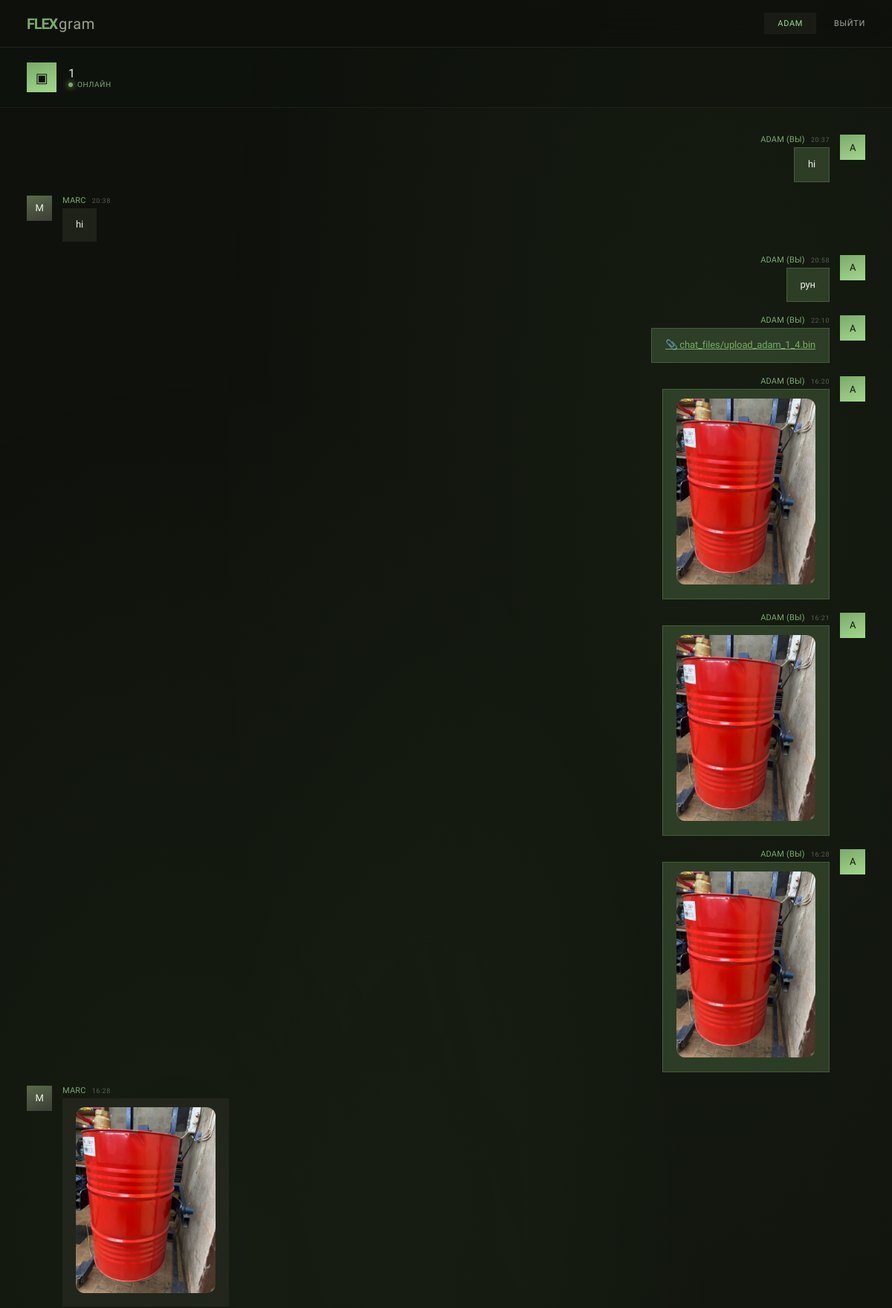
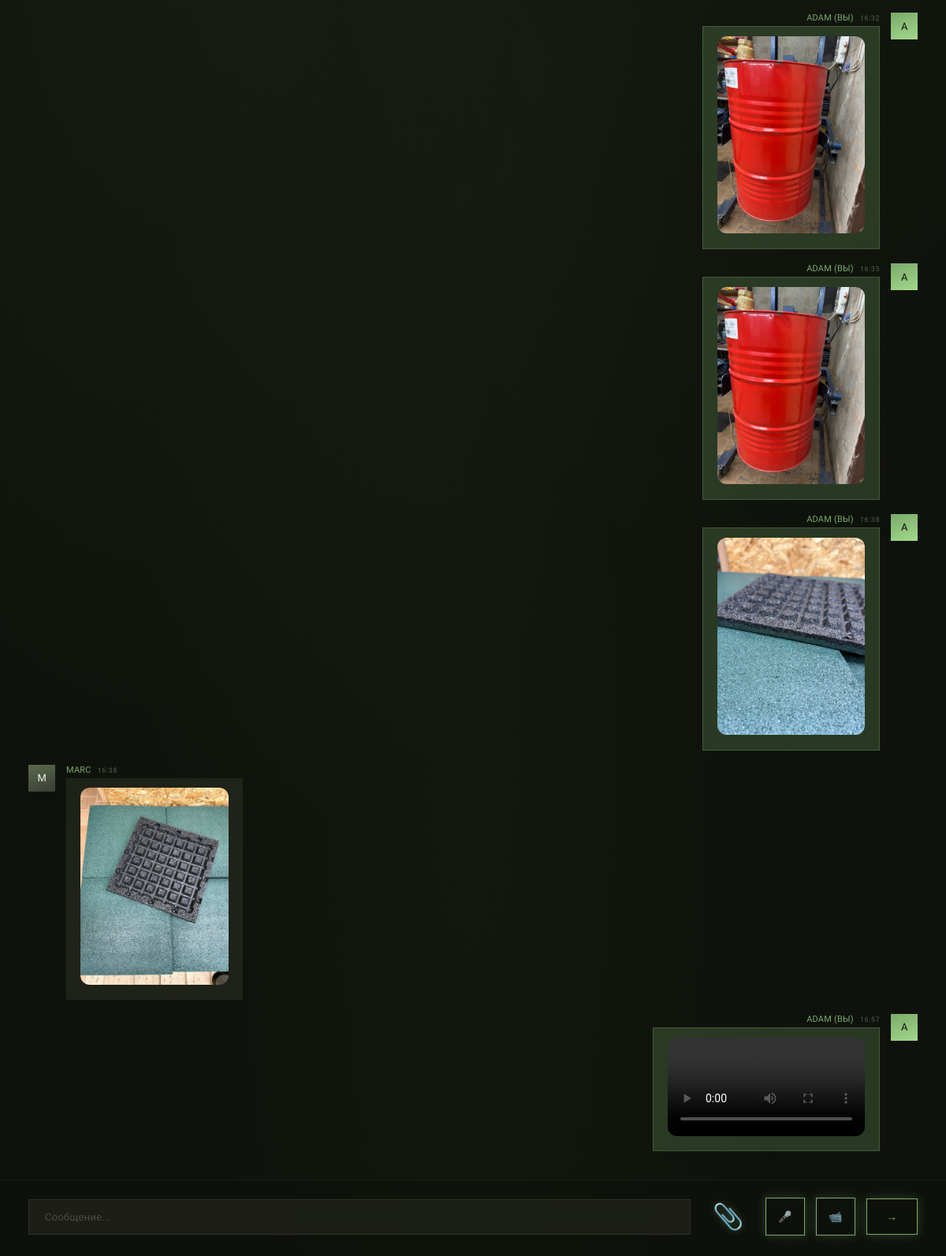
/room/1/ (signed in), run on the app's committed database (2 pictures, top to bottom).
### chat_app/models.py (models this page shows, shortened)
class Room(models.Model):
    name = models.CharField(max_length=200, unique=True)
    slug = models.SlugField(unique=True)
    created_at = models.DateTimeField(auto_now_add=True)

class Message(models.Model):
    room = models.ForeignKey(Room, on_delete=models.CASCADE, related_name='messages')
    user = models.ForeignKey(User, on_delete=models.CASCADE)
    content = models.TextField(blank=True)
    file = models.FileField(upload_to='chat_files/', blank=True, null=True)
    timestamp = models.DateTimeField(auto_now_add=True)
    class Meta:
        ordering = ('timestamp',)

### chat_app/views.py (the view)
# urls.py: path('room/<slug:slug>/', views.room_detail, name='room_detail'),
@login_required
def room_detail(request, slug):
    room = Room.objects.get(slug=slug)
    messages = room.messages.select_related('user').all()[:50]
    return render(request, 'chat_app/room_detail.html', {
        'room': room,
        'messages': messages,
    })

### chat_app/templates/chat_app/room_detail.html (shortened to what this page needs)
{% extends 'chat_app/base.html' %}
{% block content %}
<div class="chat-wrapper">
    <div class="chat-header">
        <div class="hash">▣</div>
        <div>
            <h2>{{ room.name }}</h2>
            <span class="online">онлайн</span>
        </div>
    </div>
    <div id="chat-log">
        {% for msg in messages %}
            <div class="msg{% if msg.user.username == user.username %} mine{% endif %}">
                <div class="avatar">{{ msg.user.username|slice:":1"|upper }}</div>
                <div class="msg-content">
                    <div class="msg-header">
                        <span class="username">{{ msg.user.username }}{% if msg.user.username == user.username %} (вы){% endif %}</span>
                        <span class="time">{{ msg.timestamp|time:"H:i" }}</span>
                    </div>
                    <div class="msg-text">
                        {% if msg.content %}{{ msg.content }}{% endif %}
                        {% if msg.file %}
                            {% if '.mp4' in msg.file.url or '.webm' in msg.file.url %}
                                <video src="{{ msg.file.url }}" controls style="max-width:250px;max-height:300px;border-radius:12px;"></video>
                            {% elif '.jpg' in msg.file.url or '.png' in msg.file.url or '.gif' in msg.file.url or '.webp' in msg.file.url %}
                                <img src="{{ msg.file.url }}" style="max-width:200px;max-height:250px;border-radius:12px;cursor:pointer;" onclick="window.open('{{ msg.file.url }}')">
                            {% else %}
                                <a href="{{ msg.file.url }}" target="_blank" style="color:var(--accent);">📎 {{ msg.file.name }}</a>
                            {% endif %}
                        {% endif %}
                    </div>
                </div>
            </div>
        {% endfor %}
    </div>
    <div class="chat-input-wrap">
    <input type="text" id="message-input" placeholder="Сообщение...">
    <label for="file-input" class="attach-btn" title="Прикрепить файл">📎</label>
    <button id="audio-btn" class="media-btn" title="Голосовое">🎤</button>
    <button id="video-btn" class="media-btn" title="Видеосообщение">📹</button>
    <button id="send-btn">→</button>
</div>
</div>
{% endblock %}

### chat_app/templates/chat_app/base.html (shortened to what this page needs)
{% load static %}
<!DOCTYPE html>
<html lang="ru">
<head>
    <link rel="stylesheet" href="{% static 'css/style.css' %}">
</head>
<body>
    <div class="bg-gradient"></div>
    <nav class="navbar">
        <a href="{% url 'room_list' %}" class="logo">
            <span class="fx">FLEX</span><span class="gram">gram</span>
        </a>
        <div class="navbar-links">
            {% if user.is_authenticated %}
                <span class="user-badge">{{ user.username }}</span>
                <a href="{% url 'logout' %}" class="btn-logout">Выйти</a>
            {% else %}
                <a href="{% url 'login' %}" class="btn-login">Войти</a>
                <a href="{% url 'register' %}" class="btn-login">Регистрация</a>
            {% endif %}
        </div>
    </nav>
    {% block content %}{% endblock %}
</body>
</html>

### data on the page
Room: name "1"
Message: user.username "A", user.username "ADAM", shows "(ВЫ)", timestamp "20:37", content "hi"
Message: user.username "M", user.username "MARC", timestamp "20:38", content "hi"
Message: user.username "A", user.username "ADAM", shows "(ВЫ)", timestamp "20:58", content "рун"
Message: user.username "A", user.username "ADAM", shows "(ВЫ)", timestamp "22:10", file.name "chat_files/upload_adam_1_4.bin"
Message: user.username "A", user.username "ADAM", shows "(ВЫ)", timestamp "16:20", file (picture)
Message: user.username "A", user.username "ADAM", shows "(ВЫ)", timestamp "16:21", file (picture)
Message: user.username "A", user.username "ADAM", shows "(ВЫ)", timestamp "16:28", file (picture)
Message: user.username "M", user.username "MARC", timestamp "16:28", file (picture)
Message: user.username "A", user.username "ADAM", shows "(ВЫ)", timestamp "16:32", file (picture)
Message: user.username "A", user.username "ADAM", shows "(ВЫ)", timestamp "16:35", file (picture)
Message: user.username "A", user.username "ADAM", shows "(ВЫ)", timestamp "16:38", file (picture)
Message: user.username "M", user.username "MARC", timestamp "16:38", file (picture)
Message: user.username "A", user.username "ADAM", shows "(ВЫ)", timestamp "16:57"

### other printed values
{{ user.username }} "ADAM"
